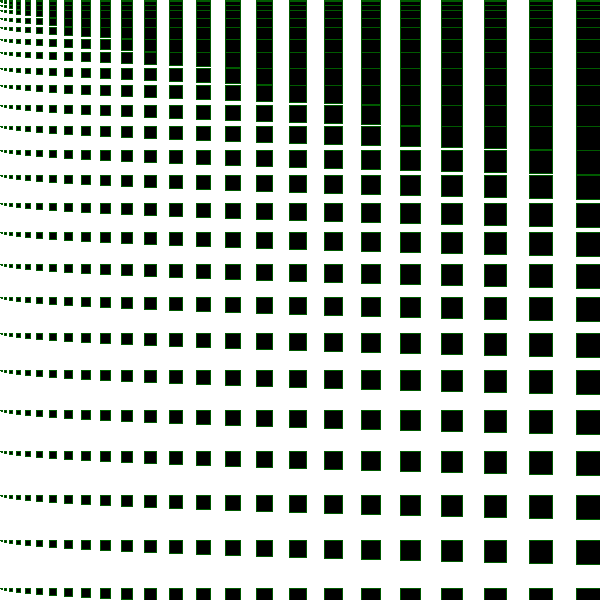
Frame 1 (no input)
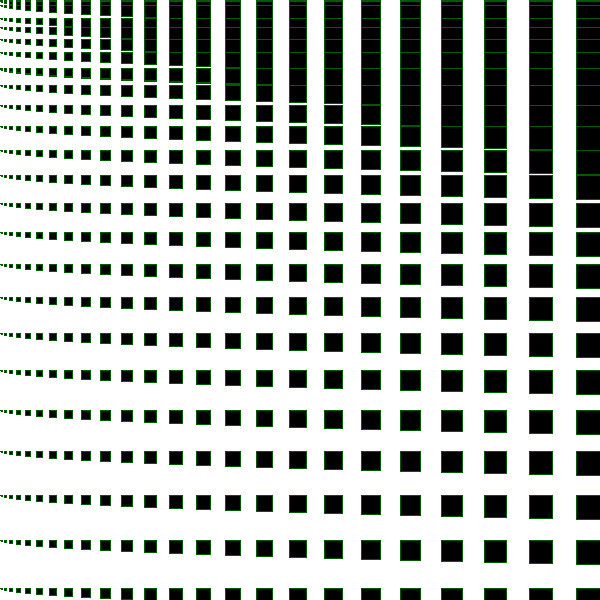
Frame 60 (the mouse pressed at the canvas centre just before this capture)
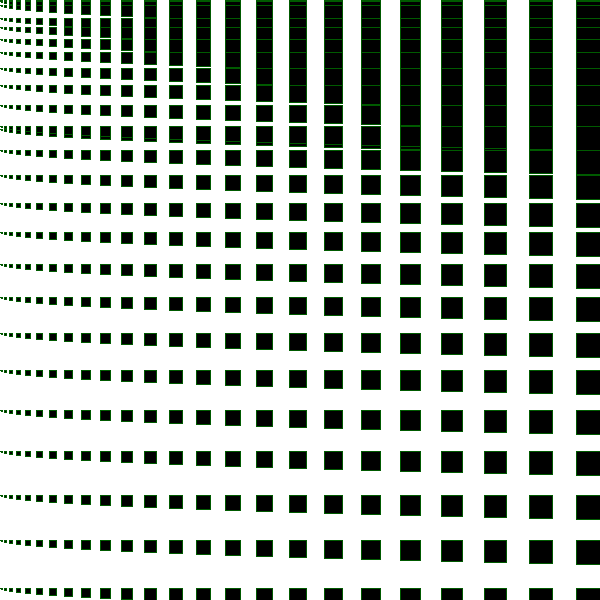
Frame 120 (the mouse held since frame 60 and released just before this capture)

The Processing sketch that drew these frames (run headless with seeded random() and noise(); from frame 60 on, the mouse is pressed at the canvas centre):

// Processing sketch: processing_157285
// ── processing_157285.pde

int numshape= 100;
int move=1;

int [] posx= new int [numshape];
int [] posy= new int[numshape];
int [] size= new int [numshape];

void setup() {
  size(600, 600);
  for (int i=0; i< numshape; i++) {
    for (int j=0; j< numshape; j++) {

      posx[i]=i*size[i];
      posy[j]=j*size[j]+size[j]/2;
      size[i]=i;
    }
  }
}

void draw() {
  background(255);
  for (int i=0; i <numshape; i++) {
    for (int j=0; j<numshape; j++) {
      fill(0);
      stroke(0,90,0);
      rect(posx[i], posy[j], size[i], size[i]);
    }
  }
   if(posy[3]>height||posy[3]<0){
     move*=-1;
   
   }
 
  posy[3]+=move;
}
